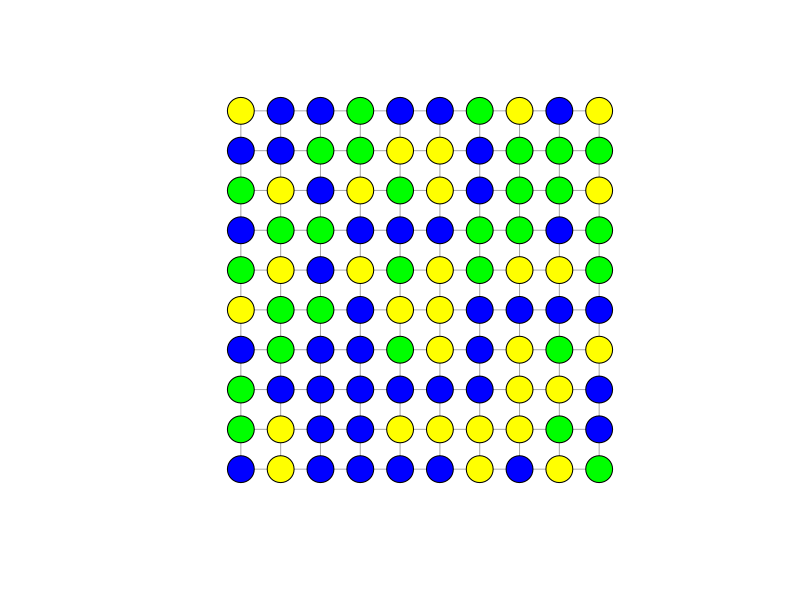
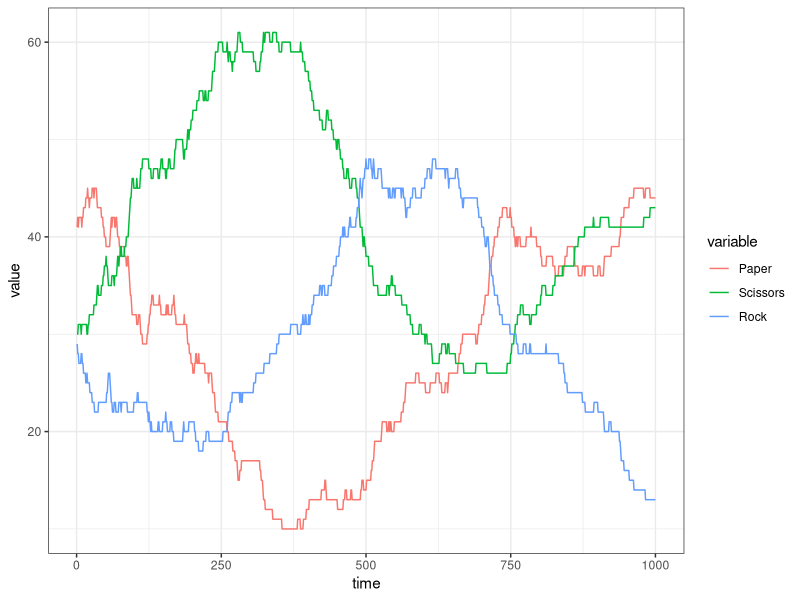

Reproduce these figures in R, in order.
## ---- chunk 1
knitr::opts_chunk$set(echo = TRUE)

library(igraph)
library(reshape2)
library(ggplot2)
## ---- chunk 2
# size of the lattice
sidelength<-10 
# creating an empty data.frame to store data
stat<-data.frame()
# creating a lattice network using the igraph package
l<-graph.lattice(length=sidelength,dim=2)
# now every individual chooses a strategy at random
V(l)$weapon<-sample(c(1:3), size=length(V(l)), replace=T)
# for a nicer visualisation lets colour the different options
V(l)[weapon==1]$color<-'blue' # Paper
V(l)[weapon==2]$color<-'yellow' # Scissors
V(l)[weapon==3]$color<-'green' # Rock
# and this is what it looks like:
plot(l, layout=as.matrix(expand.grid(1:sidelength, 1:sidelength)), vertex.label=NA)
for(t in 1:1000){
	# pick a random agent ...
	from <- as.numeric(sample(V(l), 1)) # or sample(sidelength^2,1)
	# who are its neighbours?
	nei<-neighbors(l, v=from, mode='all')
	
	# if there is only one weapon type left
	if(length(unique(V(l)$weapon))==1) {
		# we can either stop the simulation
		stop(paste(c('Paper','Scissors','Rock')[unique(V(l)$weapon)], 'has won the game after',t,'rounds!'))
		# or we let the selected individual choose a different strategy to let the dynamics go on
		# V(l)$weapon[from]<-sample((1:3)[1:3!=as.numeric(V(l)$weapon[from])], 1)
	} else {
		# ... and one of its neighbours
		to <- sample(nei, 1) 
		fromto<-c(from,to)
		w<-as.numeric(V(l)$weapon[fromto])
		# if both choices are equal, nothing happens:
		if(w[1]==w[2]) {} else{ 
			# in the case that one chooses Rock and the other Paper, Paper wins:
			if(max(w) == 3 && min(w) ==1) { 
				V(l)$weapon[fromto[w==3]] <- "1" 
			} 
			else{
				# for the two other cases, the better weapon wins:
				V(l)$weapon[fromto[w==min(w)]] <- V(l)$weapon[fromto[w==max(w)]]
			}
		} 
		
	}
	# let's record the individual abundance of each strategy
	stat<-rbind(stat, c(sum(V(l)$'weapon'=="1"), sum(V(l)$'weapon'=="2"), sum(V(l)$'weapon'=="3")))
	# plot(l, layout=as.matrix(expand.grid(1:sidelength, 1:sidelength)), vertex.label=NA)
}
names(stat)<-c("Paper","Scissors","Rock")
s<-melt(stat)
s$time<-1:nrow(stat)
ggplot(data=s, mapping=aes(x=time, y=value, col=variable)) + geom_line() + theme_bw() 
